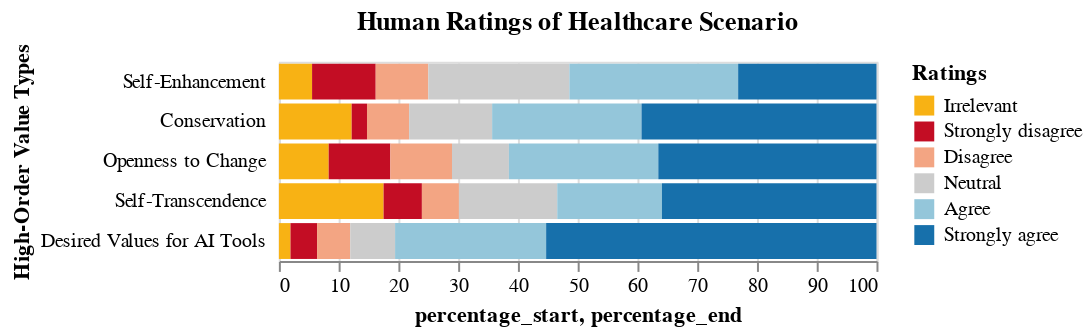

Write notebook code for a chart like this one.
### Code cell
human_s1_source = value_content_count_plot_data(human_structured_data_s1)
plot = plot_value_content(human_s1_source, figure_title="Human Ratings of Healthcare Scenario", legend_title="Ratings",  y_axis_title="High-Order Value Types")
plot
plot

### Figure 1 — Vega-Lite specification as saved in the notebook (floating-point values rounded to 4 significant figures)
{"config": {"view": {"continuousWidth": 300, "continuousHeight": 300}}, "data": {"name": "data-0e5c4cdc97ca2c9fecc020741e863fab"}, "mark": {"type": "bar"}, "encoding": {"color": {"field": "type", "scale": {"domain": ["Irrelevant", "Strongly disagree", "Disagree", "Neutral", "Agree", "Strongly agree"], "range": ["#F8B214", "#c30d24", "#f3a583", "#cccccc", "#94c6da", "#1770ab"]}, "title": "Ratings", "type": "nominal"}, "x": {"axis": {"title": "percentage_start, percentage_end"}, "field": "percentage_start", "type": "quantitative"}, "x2": {"field": "percentage_end"}, "y": {"axis": {"domain": false, "minExtent": 60, "offset": 5, "ticks": false, "title": "High-Order Value Types"}, "field": "higher_order_value_types", "sort": {"field": "order"}, "type": "nominal"}}, "title": "Human Ratings of Healthcare Scenario", "$schema": "https://vega.github.io/schema/vega-lite/v5.15.1.json", "datasets": {"data-0e5c4cdc97ca2c9fecc020741e863fab": [{"higher_order_value_types": "Conservation", "ratings": -3.0, "count": 57, "order": 2, "type": "Irrelevant", "percentage": 12.18, "percentage_end": 12.18, "percentage_start": 0.0}, {"higher_order_value_types": "Conservation", "ratings": -2.0, "count": 12, "order": 2, "type": "Strongly disagree", "percentage": 2.564, "percentage_end": 14.74, "percentage_start": 12.18}, {"higher_order_value_types": "Conservation", "ratings": -1.0, "count": 33, "order": 2, "type": "Disagree", "percentage": 7.051, "percentage_end": 21.79, "percentage_start": 14.74}, {"higher_order_value_types": "Conservation", "ratings": 0.0, "count": 65, "order": 2, "type": "Neutral", "percentage": 13.89, "percentage_end": 35.68, "percentage_start": 21.79}, {"higher_order_value_types": "Conservation", "ratings": 1.0, "count": 117, "order": 2, "type": "Agree", "percentage": 25.0, "percentage_end": 60.68, "percentage_start": 35.68}, {"higher_order_value_types": "Conservation", "ratings": 2.0, "count": 184, "order": 2, "type": "Strongly agree", "percentage": 39.32, "percentage_end": 100.0, "percentage_start": 60.68}, {"higher_order_value_types": "Desired Values for AI Tools", "ratings": -3.0, "count": 7, "order": 5, "type": "Irrelevant", "percentage": 1.944, "percentage_end": 1.944, "percentage_start": 0.0}, {"higher_order_value_types": "Desired Values for AI Tools", "ratings": -2.0, "count": 16, "order": 5, "type": "Strongly disagree", "percentage": 4.444, "percentage_end": 6.389, "percentage_start": 1.944}, {"higher_order_value_types": "Desired Values for AI Tools", "ratings": -1.0, "count": 20, "order": 5, "type": "Disagree", "percentage": 5.556, "percentage_end": 11.94, "percentage_start": 6.389}, {"higher_order_value_types": "Desired Values for AI Tools", "ratings": 0.0, "count": 27, "order": 5, "type": "Neutral", "percentage": 7.5, "percentage_end": 19.44, "percentage_start": 11.94}, {"higher_order_value_types": "Desired Values for AI Tools", "ratings": 1.0, "count": 91, "order": 5, "type": "Agree", "percentage": 25.28, "percentage_end": 44.72, "percentage_start": 19.44}, {"higher_order_value_types": "Desired Values for AI Tools", "ratings": 2.0, "count": 199, "order": 5, "type": "Strongly agree", "percentage": 55.28, "percentage_end": 100.0, "percentage_start": 44.72}, {"higher_order_value_types": "Openness to Change", "ratings": -3.0, "count": 21, "order": 3, "type": "Irrelevant", "percentage": 8.333, "percentage_end": 8.333, "percentage_start": 0.0}, {"higher_order_value_types": "Openness to Change", "ratings": -2.0, "count": 26, "order": 3, "type": "Strongly disagree", "percentage": 10.32, "percentage_end": 18.65, "percentage_start": 8.333}, {"higher_order_value_types": "Openness to Change", "ratings": -1.0, "count": 26, "order": 3, "type": "Disagree", "percentage": 10.32, "percentage_end": 28.97, "percentage_start": 18.65}, {"higher_order_value_types": "Openness to Change", "ratings": 0.0, "count": 24, "order": 3, "type": "Neutral", "percentage": 9.524, "percentage_end": 38.49, "percentage_start": 28.97}, {"higher_order_value_types": "Openness to Change", "ratings": 1.0, "count": 63, "order": 3, "type": "Agree", "percentage": 25.0, "percentage_end": 63.49, "percentage_start": 38.49}, {"higher_order_value_types": "Openness to Change", "ratings": 2.0, "count": 92, "order": 3, "type": "Strongly agree", "percentage": 36.51, "percentage_end": 100.0, "percentage_start": 63.49}, {"higher_order_value_types": "Self-Enhancement", "ratings": -3.0, "count": 12, "order": 1, "type": "Irrelevant", "percentage": 5.556, "percentage_end": 5.556, "percentage_start": 0.0}, {"higher_order_value_types": "Self-Enhancement", "ratings": -2.0, "count": 23, "order": 1, "type": "Strongly disagree", "percentage": 10.65, "percentage_end": 16.2, "percentage_start": 5.556}, {"higher_order_value_types": "Self-Enhancement", "ratings": -1.0, "count": 19, "order": 1, "type": "Disagree", "percentage": 8.796, "percentage_end": 25.0, "percentage_start": 16.2}, {"higher_order_value_types": "Self-Enhancement", "ratings": 0.0, "count": 51, "order": 1, "type": "Neutral", "percentage": 23.61, "percentage_end": 48.61, "percentage_start": 25.0}, {"higher_order_value_types": "Self-Enhancement", "ratings": 1.0, "count": 61, "order": 1, "type": "Agree", "percentage": 28.24, "percentage_end": 76.85, "percentage_start": 48.61}, {"higher_order_value_types": "Self-Enhancement", "ratings": 2.0, "count": 50, "order": 1, "type": "Strongly agree", "percentage": 23.15, "percentage_end": 100.0, "percentage_start": 76.85}, {"higher_order_value_types": "Self-Transcendence", "ratings": -3.0, "count": 82, "order": 4, "type": "Irrelevant", "percentage": 17.52, "percentage_end": 17.52, "percentage_start": 0.0}, {"higher_order_value_types": "Self-Transcendence", "ratings": -2.0, "count": 30, "order": 4, "type": "Strongly disagree", "percentage": 6.41, "percentage_end": 23.93, "percentage_start": 17.52}, {"higher_order_value_types": "Self-Transcendence", "ratings": -1.0, "count": 29, "order": 4, "type": "Disagree", "percentage": 6.197, "percentage_end": 30.13, "percentage_start": 23.93}, {"higher_order_value_types": "Self-Transcendence", "ratings": 0.0, "count": 77, "order": 4, "type": "Neutral", "percentage": 16.45, "percentage_end": 46.58, "percentage_start": 30.13}, {"higher_order_value_types": "Self-Transcendence", "ratings": 1.0, "count": 82, "order": 4, "type": "Agree", "percentage": 17.52, "percentage_end": 64.1, "percentage_start": 46.58}, {"higher_order_value_types": "Self-Transcendence", "ratings": 2.0, "count": 168, "order": 4, "type": "Strongly agree", "percentage": 35.9, "percentage_end": 100.0, "percentage_start": 64.1}]}}
